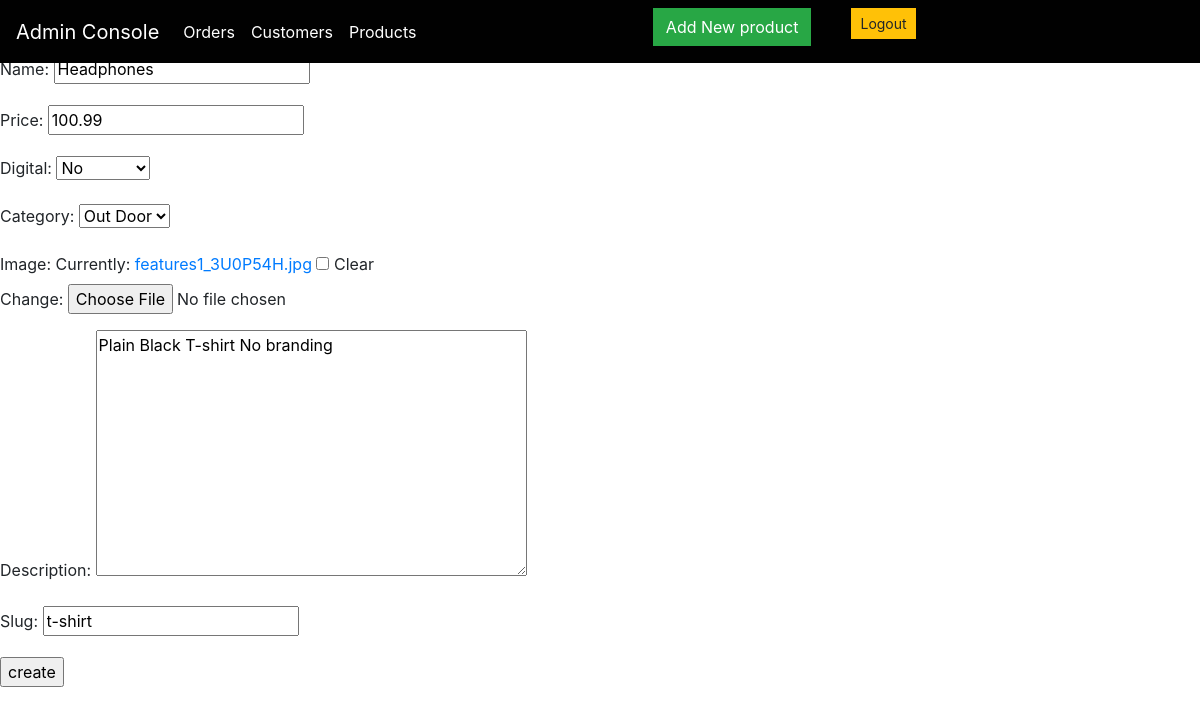
The app's page /update_product/1/ with its own data.
### store/models.py (models this page shows, shortened)
class Product(models.Model):
    name = models.CharField(max_length=200, null=True)
    price = models.DecimalField(decimal_places=2, max_digits=10)
    digital = models.BooleanField(default=False, null=True, blank=False)
    category = models.ForeignKey(Category, on_delete=models.CASCADE)
    image = models.ImageField(null=True, blank=True,default='placeholder.png')
    description = models.TextField()
    slug = models.SlugField(default=None)

### store/views.py (the view)
# urls.py: path('update_product/<str:pk>/', views.update_product, name="update_product"),
def update_product(request, pk):
    product = Product.objects.get(id=pk)
    form = UpdateProduct(instance=product)
    if request.method == 'POST':
        form = UpdateProduct(request.POST, instance=product)
        if form.is_valid():
            form.save()
            return redirect('/')
    return render(request, 'adminpages/product_create.html', {'form': form})

### store/forms.py
class UpdateProduct(forms.ModelForm):
    class Meta:
        model = Product
        fields = '__all__'

### store/models.py (called while the page is built)
    def __str__(self):
        return self.title

### store/templates/adminpages/product_create.html (shortened to what this page needs)
 {% extends 'adminpages/admin_base.html' %}
{% block content%}
 <h2>Create An Awesome new Product</h2>
<table>
	<div class="form-group">
	<form action="" method="post" enctype="multipart/form-data">
		{{form.as_p}}
		<input type="submit" value="create">
	</form>
	</div>
</table>
{% endblock %}

### static/css/main.css (style rules this page uses)
h1,h2,h3,h4,h5,h6 { color:hsl(0, 0%, 30%); }

### records on screen
Product: name "Headphones", price "100.99", digital "No", category "Out Door", description "Plain Black T-shirt No branding", slug "t-shirt"
